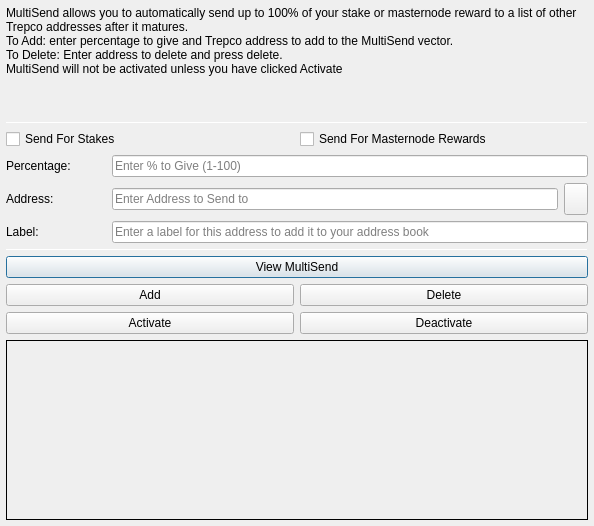
<?xml version="1.0" encoding="UTF-8"?>
<ui version="4.0">
 <class>MultiSendDialog</class>
 <widget class="QDialog" name="MultiSendDialog">
  <property name="windowModality">
   <enum>Qt::NonModal</enum>
  </property>
  <property name="geometry">
   <rect>
    <x>0</x>
    <y>0</y>
    <width>594</width>
    <height>526</height>
   </rect>
  </property>
  <property name="windowTitle">
   <string>MultiSend</string>
  </property>
  <layout class="QVBoxLayout" name="verticalLayout" stretch="0">
   <property name="leftMargin">
    <number>6</number>
   </property>
   <property name="topMargin">
    <number>6</number>
   </property>
   <property name="rightMargin">
    <number>6</number>
   </property>
   <property name="bottomMargin">
    <number>6</number>
   </property>
   <item>
    <layout class="QVBoxLayout" name="verticalLayout_Main" stretch="1,1,1,0,1,1,1">
     <item>
      <widget class="QLabel" name="label_2">
       <property name="lineWidth">
        <number>1</number>
       </property>
       <property name="text">
        <string>MultiSend allows you to automatically send up to 100% of your stake or masternode reward to a list of other Trepco addresses after it matures.
To Add: enter percentage to give and Trepco address to add to the MultiSend vector.
To Delete: Enter address to delete and press delete.
MultiSend will not be activated unless you have clicked Activate</string>
       </property>
       <property name="alignment">
        <set>Qt::AlignLeading|Qt::AlignLeft|Qt::AlignTop</set>
       </property>
       <property name="wordWrap">
        <bool>true</bool>
       </property>
      </widget>
     </item>
     <item>
      <widget class="Line" name="line">
       <property name="minimumSize">
        <size>
         <width>0</width>
         <height>1</height>
        </size>
       </property>
       <property name="maximumSize">
        <size>
         <width>16777215</width>
         <height>1</height>
        </size>
       </property>
       <property name="orientation">
        <enum>Qt::Horizontal</enum>
       </property>
      </widget>
     </item>
     <item>
      <layout class="QVBoxLayout" name="verticalLayout_Settings">
       <item>
        <layout class="QHBoxLayout" name="horizontalLayout">
         <item>
          <widget class="QCheckBox" name="multiSendStakeCheckBox">
           <property name="text">
            <string>Send For Stakes</string>
           </property>
          </widget>
         </item>
         <item>
          <widget class="QCheckBox" name="multiSendMasternodeCheckBox">
           <property name="text">
            <string>Send For Masternode Rewards</string>
           </property>
          </widget>
         </item>
        </layout>
       </item>
       <item>
        <layout class="QHBoxLayout" name="horizontalLayout_6">
         <item>
          <widget class="QLabel" name="label">
           <property name="minimumSize">
            <size>
             <width>100</width>
             <height>0</height>
            </size>
           </property>
           <property name="toolTip">
            <string>Percentage of stake to send</string>
           </property>
           <property name="text">
            <string>Percentage:</string>
           </property>
          </widget>
         </item>
         <item>
          <widget class="QLineEdit" name="multiSendPercentEdit">
           <property name="toolTip">
            <string>Enter whole numbers 1 - 100</string>
           </property>
           <property name="placeholderText">
            <string>Enter % to Give (1-100)</string>
           </property>
          </widget>
         </item>
        </layout>
       </item>
       <item>
        <layout class="QHBoxLayout" name="horizontalLayout_7">
         <item>
          <widget class="QLabel" name="label_5">
           <property name="minimumSize">
            <size>
             <width>100</width>
             <height>0</height>
            </size>
           </property>
           <property name="toolTip">
            <string>Address to send portion of stake to</string>
           </property>
           <property name="text">
            <string>Address:</string>
           </property>
          </widget>
         </item>
         <item>
          <widget class="QLineEdit" name="multiSendAddressEdit">
           <property name="toolTip">
            <string/>
           </property>
           <property name="placeholderText">
            <string>Enter Address to Send to</string>
           </property>
          </widget>
         </item>
         <item>
          <widget class="QToolButton" name="addressBookButton">
           <property name="maximumSize">
            <size>
             <width>16777215</width>
             <height>32</height>
            </size>
           </property>
           <property name="toolTip">
            <string>Choose an address from the address book</string>
           </property>
           <property name="text">
            <string/>
           </property>
           <property name="icon">
            <iconset resource="../trepco.qrc">
             <normaloff>:/icons/address-book</normaloff>:/icons/address-book</iconset>
           </property>
           <property name="shortcut">
            <string>Alt+A</string>
           </property>
          </widget>
         </item>
        </layout>
       </item>
      </layout>
     </item>
     <item>
      <layout class="QHBoxLayout" name="horizontalLayout_3">
       <item>
        <widget class="QLabel" name="label_3">
         <property name="minimumSize">
          <size>
           <width>100</width>
           <height>0</height>
          </size>
         </property>
         <property name="text">
          <string>Label:</string>
         </property>
        </widget>
       </item>
       <item>
        <widget class="QLineEdit" name="labelAddressLabelEdit">
         <property name="placeholderText">
          <string>Enter a label for this address to add it to your address book</string>
         </property>
        </widget>
       </item>
      </layout>
     </item>
     <item>
      <widget class="Line" name="line_2">
       <property name="minimumSize">
        <size>
         <width>0</width>
         <height>1</height>
        </size>
       </property>
       <property name="maximumSize">
        <size>
         <width>16777215</width>
         <height>1</height>
        </size>
       </property>
       <property name="orientation">
        <enum>Qt::Horizontal</enum>
       </property>
      </widget>
     </item>
     <item>
      <layout class="QVBoxLayout" name="verticalLayout_Buttons">
       <item>
        <layout class="QHBoxLayout" name="horizontalLayout_4">
         <item>
          <widget class="QPushButton" name="viewButton">
           <property name="toolTip">
            <string/>
           </property>
           <property name="statusTip">
            <string>View MultiSend Vector</string>
           </property>
           <property name="text">
            <string>View MultiSend</string>
           </property>
          </widget>
         </item>
        </layout>
       </item>
       <item>
        <layout class="QHBoxLayout" name="horizontalLayout_2">
         <item>
          <widget class="QPushButton" name="addButton">
           <property name="toolTip">
            <string/>
           </property>
           <property name="statusTip">
            <string>Add to MultiSend Vector</string>
           </property>
           <property name="text">
            <string>Add</string>
           </property>
          </widget>
         </item>
         <item>
          <widget class="QPushButton" name="deleteButton">
           <property name="toolTip">
            <string/>
           </property>
           <property name="statusTip">
            <string>Delete Address From MultiSend Vector</string>
           </property>
           <property name="text">
            <string>Delete</string>
           </property>
          </widget>
         </item>
        </layout>
       </item>
       <item>
        <layout class="QHBoxLayout" name="horizontalLayout_5">
         <item>
          <widget class="QPushButton" name="activateButton">
           <property name="statusTip">
            <string>Activate MultiSend</string>
           </property>
           <property name="text">
            <string>Activate</string>
           </property>
          </widget>
         </item>
         <item>
          <widget class="QPushButton" name="disableButton">
           <property name="statusTip">
            <string>Deactivate MultiSend</string>
           </property>
           <property name="text">
            <string>Deactivate</string>
           </property>
          </widget>
         </item>
        </layout>
       </item>
      </layout>
     </item>
     <item>
      <widget class="QLabel" name="message">
       <property name="minimumSize">
        <size>
         <width>0</width>
         <height>180</height>
        </size>
       </property>
       <property name="frameShape">
        <enum>QFrame::Panel</enum>
       </property>
       <property name="frameShadow">
        <enum>QFrame::Plain</enum>
       </property>
       <property name="lineWidth">
        <number>1</number>
       </property>
       <property name="midLineWidth">
        <number>1</number>
       </property>
       <property name="text">
        <string/>
       </property>
       <property name="alignment">
        <set>Qt::AlignLeading|Qt::AlignLeft|Qt::AlignTop</set>
       </property>
       <property name="wordWrap">
        <bool>true</bool>
       </property>
      </widget>
     </item>
    </layout>
   </item>
  </layout>
 </widget>
 <resources>
  <include location="../trepco.qrc"/>
 </resources>
 <connections/>
</ui>
